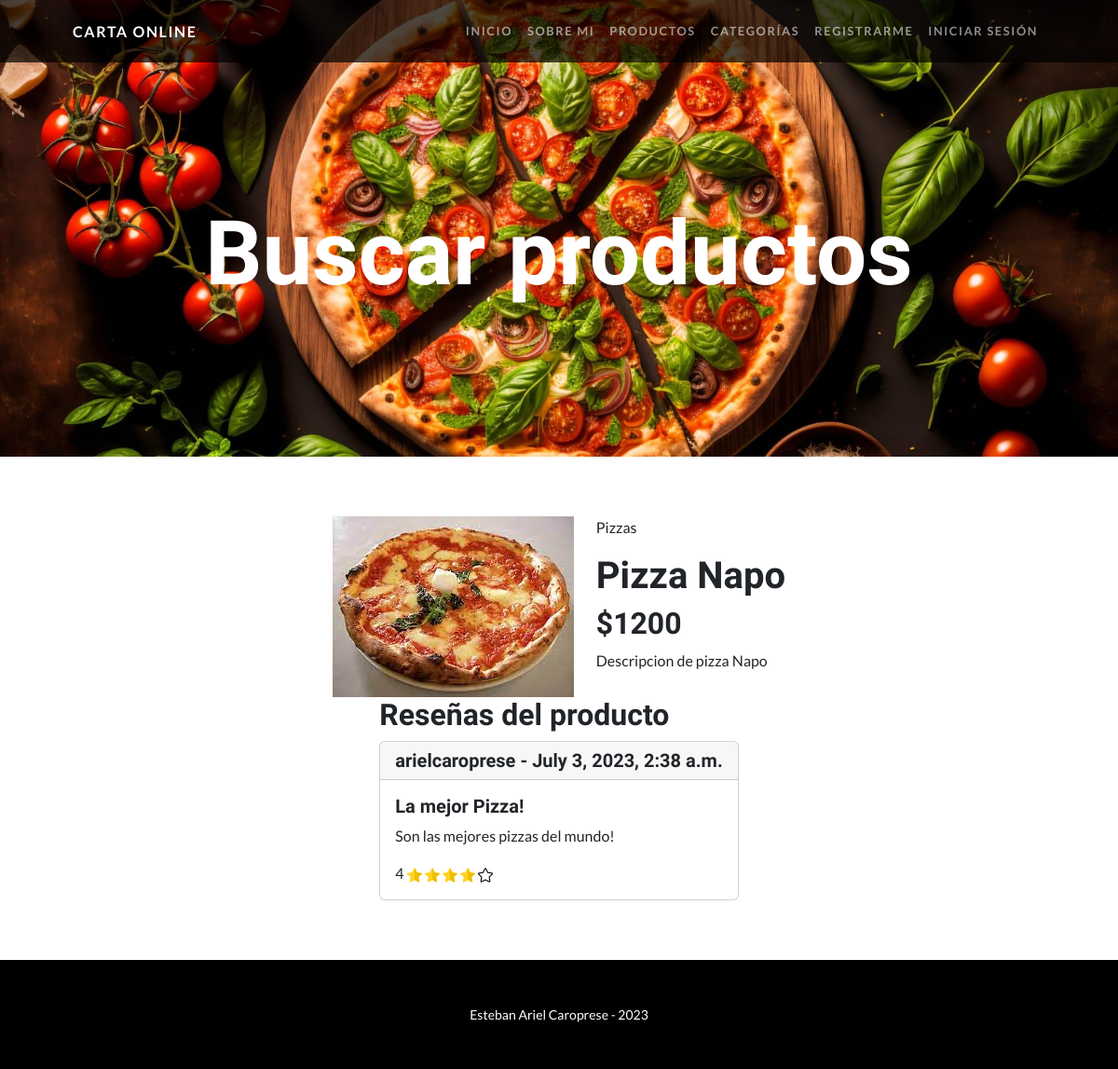
Screenshot of /producto/8/ with the database file from the repository.
### delivery_app/models.py (models this page shows, shortened)
class Products(models.Model):
    title = models.CharField(max_length=64)
    price = models.IntegerField()
    category = models.ForeignKey(Categories, on_delete=models.CASCADE)
    description = models.TextField(null = True)
    image = models.ImageField(upload_to = 'product_images', null = True, blank = True)

class Categories(models.Model):
    title = models.CharField(max_length=32)
    image = models.ImageField(upload_to = 'category_images', null = True, blank = True)
    def __str__(self):
        return f'{self.title}'

class Reviews(models.Model):
    product = models.ForeignKey(Products, on_delete=models.CASCADE)
    author = models.ForeignKey(User, on_delete=models.CASCADE)
    title = models.CharField(max_length=128)
    comment = models.TextField(max_length=5000, null = True)
    star_rating = models.IntegerField()
    created_at = models.DateTimeField(default = timezone.now)

### delivery_app/class_views.py (the view)
# urls.py: path('producto/<pk>/', class_views.ProductDetailView.as_view() , name='ProductDetail'),
class ProductDetailView(DetailView):
    model = Products
    template_name = "delivery_app/product_detail.html"

### delivery_app/templates/delivery_app/product_detail.html (shortened to what this page needs)
{% extends 'delivery_app/global.html' %}
{% load static %}
{% block header_title %}
    Buscar productos
{% endblock header_title %}
{% block main %}
    <section class="row">
        <img class="col" width="30%" src="{{products.image.url}}">
        <div class="col">
            <p>{{products.category}}</p>
            <h1>{{products.title}}</h1>
            <h2>${{products.price}}</h2>
            <p>{{products.description}}</p>
        </div>
    </section>
    <section>
        <h2>Reseñas del producto</h2>
        {% for reviews in object.reviews_set.all %}
        <div class="card">
            <h5 class="card-header">{{ reviews.author }} - {{ reviews.created_at }}</h5>
            <div class="card-body">
              <h5 class="card-title">{{ reviews.title }}</h5>
              <p class="card-text">{{ reviews.comment }}</p>
              <div>
                    {{ reviews.star_rating }}
                        {% for i in "12345" %}
                            {% if reviews.star_rating|add:0 >= i|add:0 %}
                                <img src="{% static 'delivery_app/assets/img/star-filled.png' %}" alt="Estrella llena" width="16" height="16">
                            {% else %}
                                <img src="{% static 'delivery_app/assets/img/star-empty.png' %}" alt="Estrella vacía" width="16" height="16">
                            {% endif %}
                        {% endfor %}
              </div>
            </div>
          </div>
        {% endfor %}
    </section>
{% endblock main %}

### rows the page displays
Products: image (picture), category "Pizzas", title "Pizza Napo", price "1200", description "Descripcion de pizza Napo"
Reviews: author "arielcaroprese", created_at "July 3, 2023, 2:38 a.m.", title "La mejor Pizza!", comment "Son las mejores pizzas del mundo!", star_rating "4"
